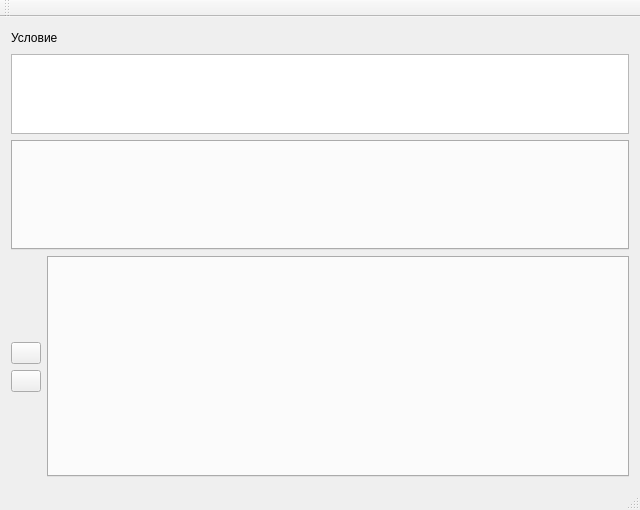
<?xml version="1.0" encoding="UTF-8"?>
<ui version="4.0">
 <class>MainWindow</class>
 <widget class="QMainWindow" name="MainWindow">
  <property name="geometry">
   <rect>
    <x>0</x>
    <y>0</y>
    <width>640</width>
    <height>510</height>
   </rect>
  </property>
  <property name="windowTitle">
   <string>MainWindow</string>
  </property>
  <widget class="QWidget" name="centralWidget">
   <layout class="QVBoxLayout" name="verticalLayout_2">
    <item>
     <layout class="QVBoxLayout" name="mainVerticalLayout">
      <item>
       <layout class="QVBoxLayout" name="taskLayout">
        <item>
         <widget class="QLabel" name="labelTask">
          <property name="maximumSize">
           <size>
            <width>16777215</width>
            <height>20</height>
           </size>
          </property>
          <property name="text">
           <string>Условие</string>
          </property>
         </widget>
        </item>
        <item>
         <widget class="QTextEdit" name="taskTextEdit">
          <property name="minimumSize">
           <size>
            <width>0</width>
            <height>40</height>
           </size>
          </property>
          <property name="maximumSize">
           <size>
            <width>16777215</width>
            <height>80</height>
           </size>
          </property>
         </widget>
        </item>
       </layout>
      </item>
      <item>
       <layout class="QVBoxLayout" name="workAreaLayout">
        <item>
         <widget class="QTabWidget" name="tabWorkAreaWidget">
          <property name="maximumSize">
           <size>
            <width>16777215</width>
            <height>110</height>
           </size>
          </property>
          <property name="currentIndex">
           <number>-1</number>
          </property>
         </widget>
        </item>
       </layout>
      </item>
      <item>
       <layout class="QHBoxLayout" name="commandBarLayout">
        <item>
         <layout class="QVBoxLayout" name="buttonsLayout">
          <item>
           <spacer name="verticalSpacer">
            <property name="orientation">
             <enum>Qt::Vertical</enum>
            </property>
            <property name="sizeHint" stdset="0">
             <size>
              <width>20</width>
              <height>40</height>
             </size>
            </property>
           </spacer>
          </item>
          <item>
           <widget class="QPushButton" name="pushButton">
            <property name="maximumSize">
             <size>
              <width>30</width>
              <height>16777215</height>
             </size>
            </property>
            <property name="text">
             <string/>
            </property>
           </widget>
          </item>
          <item>
           <widget class="QPushButton" name="pushButton_2">
            <property name="maximumSize">
             <size>
              <width>30</width>
              <height>16777215</height>
             </size>
            </property>
            <property name="text">
             <string/>
            </property>
           </widget>
          </item>
          <item>
           <spacer name="verticalSpacer_2">
            <property name="orientation">
             <enum>Qt::Vertical</enum>
            </property>
            <property name="sizeHint" stdset="0">
             <size>
              <width>20</width>
              <height>40</height>
             </size>
            </property>
           </spacer>
          </item>
         </layout>
        </item>
        <item>
         <layout class="QVBoxLayout" name="commandLayout">
          <item>
           <widget class="QTabWidget" name="tabCommandWidget">
            <property name="currentIndex">
             <number>-1</number>
            </property>
           </widget>
          </item>
         </layout>
        </item>
       </layout>
      </item>
     </layout>
    </item>
   </layout>
  </widget>
  <widget class="QMenuBar" name="menuBar">
   <property name="geometry">
    <rect>
     <x>0</x>
     <y>0</y>
     <width>640</width>
     <height>20</height>
    </rect>
   </property>
  </widget>
  <widget class="QToolBar" name="mainToolBar">
   <attribute name="toolBarArea">
    <enum>TopToolBarArea</enum>
   </attribute>
   <attribute name="toolBarBreak">
    <bool>false</bool>
   </attribute>
  </widget>
  <widget class="QStatusBar" name="statusBar"/>
 </widget>
 <layoutdefault spacing="6" margin="11"/>
 <resources/>
 <connections/>
</ui>
